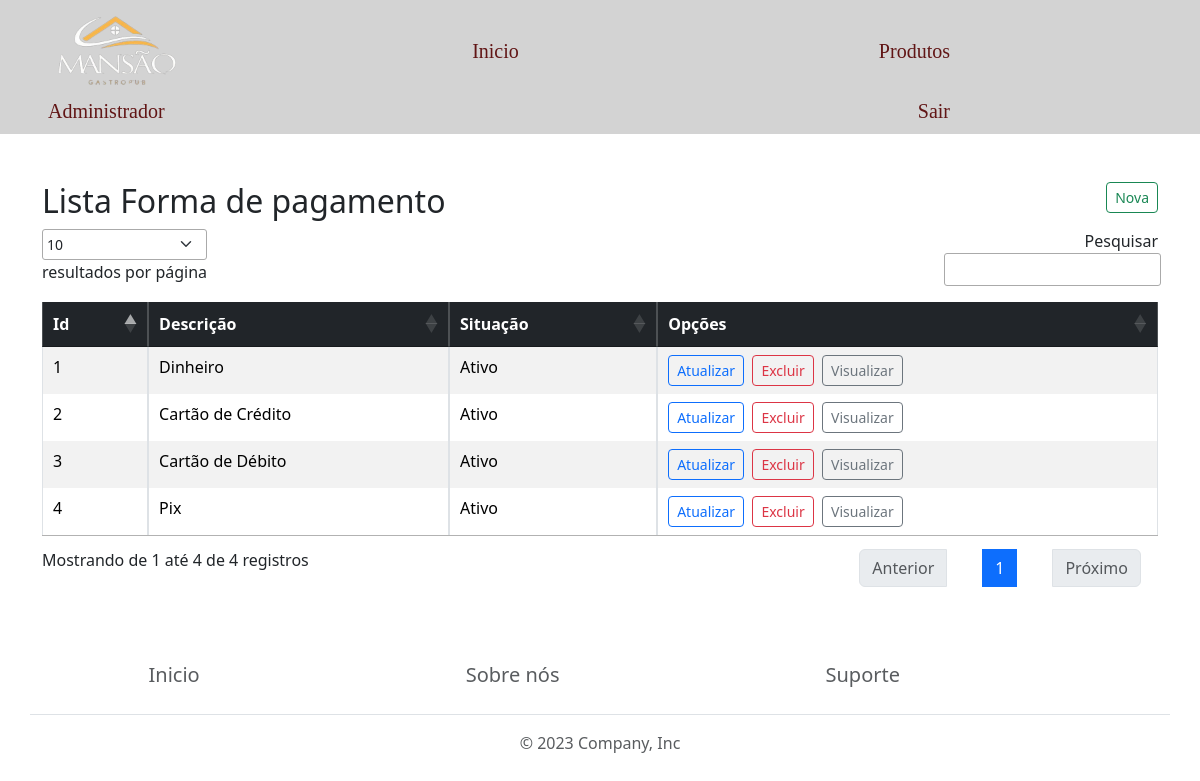
Screenshot of /listaFormaPagamento.php (signed in) with the database file from the repository.
### tables this page shows
CREATE TABLE IF NOT EXISTS `formas_pagamento` (
  `ID_FORMA_PAGAMENTO` int NOT NULL AUTO_INCREMENT,
  `DESCRICAO_FORMA_PAGAMENTO` varchar(50) NOT NULL,
  `SITUACAO_FORMA_PAGAMENTO` int NOT NULL COMMENT '1 - ATIVO\r\n2 - INATIVO',
  PRIMARY KEY (`ID_FORMA_PAGAMENTO`)
);

### library/Database.php (called while the page is built, shortened)
<?php
class Database
{
    function dbConect()
    {
        try {
            $conn = new PDO(
                "mysql:host=localhost;dbname=restaurante_povoado",
                "root",
                "",
                array(PDO::MYSQL_ATTR_INIT_COMMAND => 'SET NAMES utf8')
            );
            $conn->setAttribute(PDO::ATTR_ERRMODE, PDO::ERRMODE_EXCEPTION);
            return $conn;
        } catch (Exception $ex) {
            echo '<p style="color: red;">ERROR: '. $ex->getMessage(). "</p>";
        }
    }
    function dbSelect($query, $tipoRetorno = 'all', $dados = [])
    {
        try {
            $conn = $this->dbConect();
            $data = $conn->prepare($query);
            $data->execute($dados);
            if ($tipoRetorno == "all") {
                return $data->fetchAll();
            } else {
                return $data->fetch(PDO::FETCH_OBJ);
            }
        } catch (Exception $ex) {
            echo '<p style="color: red;">ERROR: '. $ex->getMessage(). "</p>";
            return [];
        }
    }
}

### helpers/Formulario.php (called while the page is built, shortened)
<?php
    function getStatusDescricao($status)
    {
        if ($status == 1) {
            return "Ativo";
        } elseif ($status == 2) {
            return "Inativo";
        } else {
            return "...";
        }
    }

### listaFormaPagamento.php (the view, shortened to what this page needs)
<?php
    require_once "comuns/cabecalho.php";
    require_once "library/Database.php";
    $db = new Database();
    $data = $db->dbSelect("SELECT * FROM formas_pagamento ORDER BY ID_FORMA_PAGAMENTO");
?>
    <main class="container mt-5">
        <div class="row">
            <div class="col-10">
                <h2>Lista Forma de pagamento</h2>
            </div>
            <div class="col-2 text-end">
                <a href="formFormaPagamento.php?acao=insert" class="btn btn-outline-success btn-sm">Nova</a>
            </div>
        </div>
        <table id="tbListaProduto" class="table table-striped table-hover table-bordered table-responsive-sm mt-3">
            <thead class="table-dark">
                <tr>
                    <th>Id</th>
                    <th>Descrição</th>
                    <th>Situação</th>
                    <th>Opções</th>
                </tr>
            </thead>
            <tbody>
                <?php
                    foreach ($data as $row) {
                ?>
                <tr>
                    <td><?= $row['ID_FORMA_PAGAMENTO'] ?></td>
                    <td><?= $row['DESCRICAO_FORMA_PAGAMENTO'] ?></td>
                    <td><?= getStatusDescricao($row['SITUACAO_FORMA_PAGAMENTO']) ?></td>
                    <td>
                        <a href="formFormaPagamento.php?acao=update&id=<?= $row['ID_FORMA_PAGAMENTO'] ?>"  class="btn btn-outline-primary btn-sm">Atualizar</a>&nbsp;
                        <a href="formFormaPagamento.php?acao=delete&id=<?= $row['ID_FORMA_PAGAMENTO'] ?>" class="btn btn-outline-danger btn-sm">Excluir</a>&nbsp;
                        <a href="formFormaPagamento.php?acao=view&id=<?= $row['ID_FORMA_PAGAMENTO'] ?>" class="btn btn-outline-secondary btn-sm">Visualizar</a>
                    </td>
                </tr>
                <?php } ?>
            </tbody>
        </table>
    </main>
    <?php
        require_once "comuns/rodape.php";
    ?>

### rows the page displays
formas_pagamento: ID_FORMA_PAGAMENTO "1", DESCRICAO_FORMA_PAGAMENTO "Dinheiro", SITUACAO_FORMA_PAGAMENTO "Ativo"
formas_pagamento: ID_FORMA_PAGAMENTO "2", DESCRICAO_FORMA_PAGAMENTO "Cartão de Crédito", SITUACAO_FORMA_PAGAMENTO "Ativo"
formas_pagamento: ID_FORMA_PAGAMENTO "3", DESCRICAO_FORMA_PAGAMENTO "Cartão de Débito", SITUACAO_FORMA_PAGAMENTO "Ativo"
formas_pagamento: ID_FORMA_PAGAMENTO "4", DESCRICAO_FORMA_PAGAMENTO "Pix", SITUACAO_FORMA_PAGAMENTO "Ativo"

### other values shown
$_SESSION['userNome'] "Administrador"
